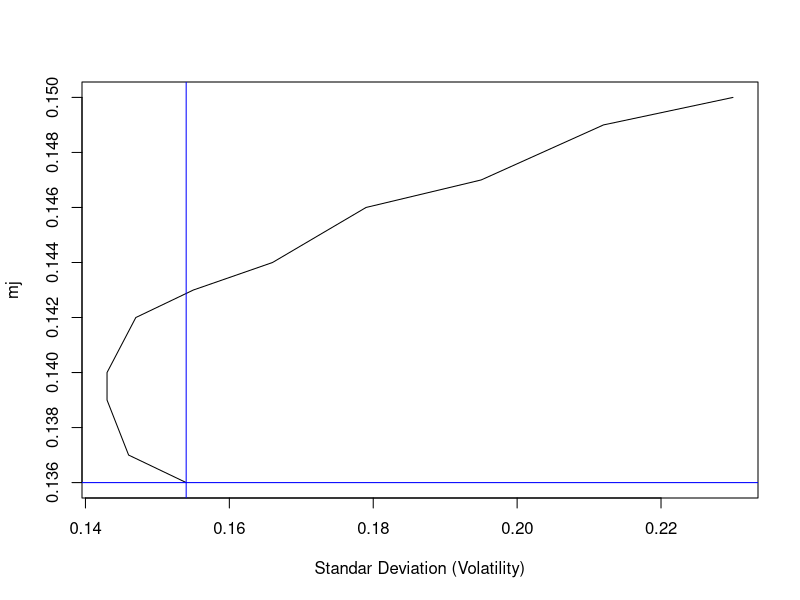
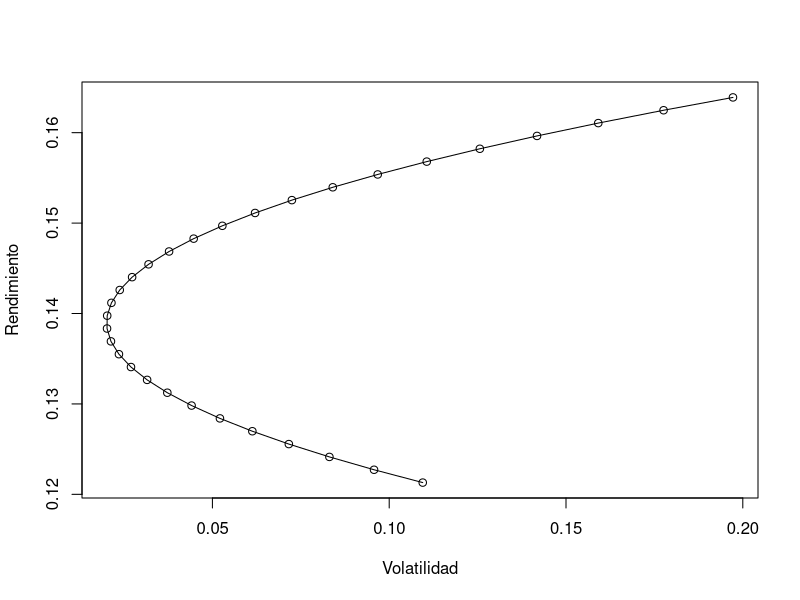
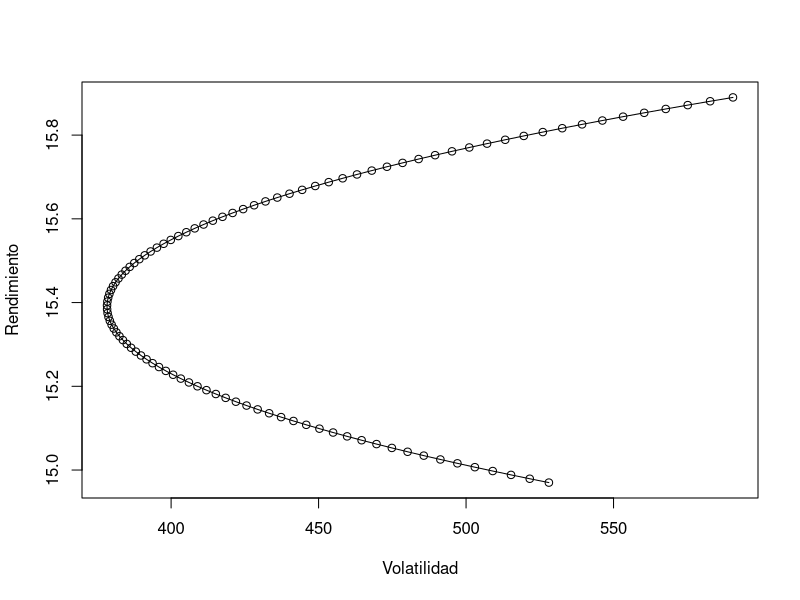
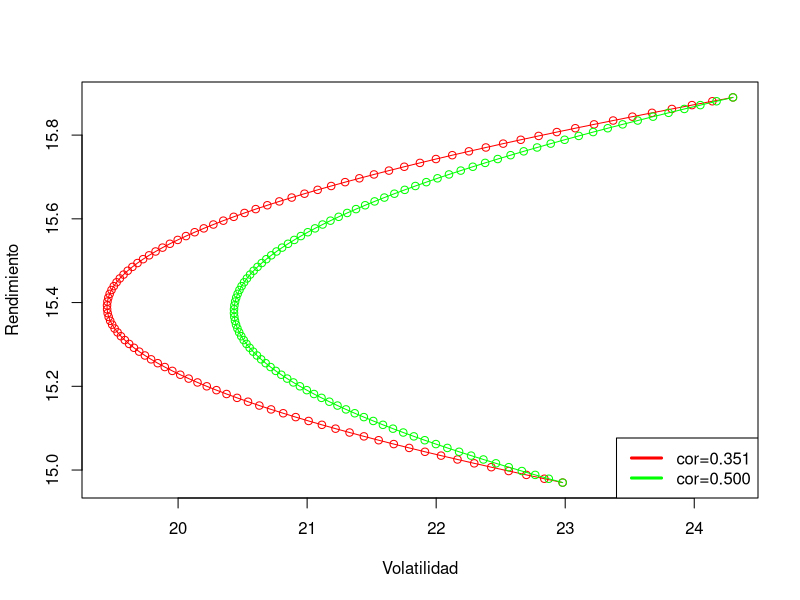

The R script that drew these images, in order:
## ---- chunk 1

names1<-c('US','UK','France','Germany','Japan')
cm<-matrix(c(1.0000,0.5003,0.4389,0.3681,0.2663,
             0.5003,1.0000,0.5420,0.4265,0.3581,
             0.4389,0.5420,1.0000,0.6032,0.3923,
             0.3681,0.4265,0.6032,1.0000,0.3663,
             0.2663,0.3581,0.3923,0.3663,1.0000), ncol = 5, nrow = 5, byrow=TRUE);cm #Matriz de correlación

w<-seq(0,1, by=0.1);w
mj<-c(0.150,0.149,0.147,0.146,0.144,0.143,0.142,0.140,0.139,0.137,0.136)
vj<-c(0.230,0.212,0.195,0.179,0.166,0.155,0.147,0.143,0.143,0.146,0.154)

#Oportunidad de invertir en Japón
ij<-matrix(c(t(w), t(mj), t(vj)), ncol=3, nrow=11, byrow=FALSE);ij

plot(vj,mj, type='l', xlab = 'Standar Deviation (Volatility)')
abline(h=0.136, col="blue")
abline(v=0.154, col="blue")

names1<-c('US','UK','France','Germany','Japan')
mean<-c(0.1355,0.1589,0.1519,0.1435,0.1497) #Retornos 
sigma<-c(0.1535,0.2430,0.2324,0.2038,0.2298) # Volatilidad
Eus<-mj
Eja<-vj
wus<-w
wja<-(1-wus)  
rus<-0.1355
rja<-0.1497
dus<-0.1535
dja<-0.2298
rouj<-0.2663


Erp<-wus*rus+wja*rja;round(Erp,3)
varuj<-wus^{2}*dus^{2}+wja^{2}*dja^{2}+2*wus*wja*rouj*dus*dja;round(varuj,3)
stdusja<-sqrt(varuj);round(stdusja,3)

wm<-seq(-1,2,by=0.1)
wus<-wm
wja<-(1-wus)  
Erp<-wus*rus+wja*rja;round(Erp,3)
varuj<-wus^{2}*dus^{2}+wja^{2}*dja^{2}+2*wus*wja*rouj*dus*dja;round(varuj,3)
stdusja<-sqrt(varuj);round(stdusja,3)
plot(varuj, Erp, xlab = 'Volatilidad', ylab ='Rendimiento', type = 'o')

#Oporunidad de inversion para UK-Japan
wm<-seq(0,1,by=0.01)
Eus<-mj #UK
Eja<-vj
wus<-wm  #UK
wja<-(1-wus)  
rus<-15.890 #UK
rja<-14.970
dus<-24.300 #UK
dja<-22.980
rouj<-0.3581 #UKJAP


Erp<-wus*rus+wja*rja;round(Erp,5)/100
varuj<-wus^{2}*dus^{2}+wja^{2}*dja^{2}+2*wus*wja*rouj*dus*dja;round(varuj,3)
stdusja<-sqrt(varuj);round(stdusja,3)
min(round(stdusja,3))


plot(varuj, Erp, xlab = 'Volatilidad', ylab ='Rendimiento', type = 'o')


#Oporunidad de inversion para UK-Japan con covarianza igual
wm<-seq(0,1,by=0.01)
Eus<-mj #UK
Eja<-vj
wus<-wm  #UK
wja<-(1-wus)  
rus<-15.890 #UK
rja<-14.970
dus<-24.300 #UK
dja<-22.980
rouj<-0.500 #UKJAP


Erp1<-wus*rus+wja*rja;round(Erp,5)/100
varuj1<-wus^{2}*dus^{2}+wja^{2}*dja^{2}+2*wus*wja*rouj*dus*dja;round(varuj,3)
stdusja1<-sqrt(varuj1);round(stdusja1,3)

min(round(stdusja1,3))
plot(stdusja, Erp, xlab = 'Volatilidad', ylab ='Rendimiento', type = 'o', col='red')
lines(stdusja1, Erp1, xlab = 'Volatilidad', ylab ='Rendimiento', type = 'o', col='green')
legend("bottomright", legend = c("cor=0.351", "cor=0.500"),
       lwd = 3, col = c("red", "green"))
abline(h=14.32)


